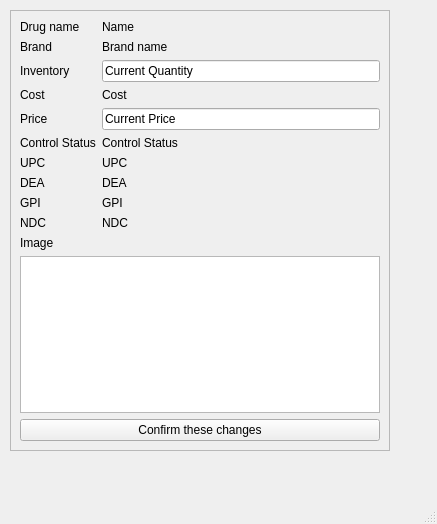
<?xml version="1.0" encoding="UTF-8"?>
<ui version="4.0">
 <class>changedrugwindow</class>
 <widget class="QMainWindow" name="changedrugwindow">
  <property name="geometry">
   <rect>
    <x>0</x>
    <y>0</y>
    <width>437</width>
    <height>524</height>
   </rect>
  </property>
  <property name="windowTitle">
   <string>MainWindow</string>
  </property>
  <widget class="QWidget" name="centralwidget">
   <widget class="QScrollArea" name="scrollArea">
    <property name="geometry">
     <rect>
      <x>10</x>
      <y>10</y>
      <width>380</width>
      <height>441</height>
     </rect>
    </property>
    <property name="widgetResizable">
     <bool>true</bool>
    </property>
    <widget class="QWidget" name="scrollAreaWidgetContents">
     <property name="geometry">
      <rect>
       <x>0</x>
       <y>0</y>
       <width>378</width>
       <height>439</height>
      </rect>
     </property>
     <layout class="QGridLayout" name="gridLayout_2">
      <item row="1" column="0">
       <widget class="QLabel" name="label_4">
        <property name="text">
         <string>Image</string>
        </property>
       </widget>
      </item>
      <item row="4" column="0">
       <widget class="QPushButton" name="pushButton">
        <property name="text">
         <string>Confirm these changes</string>
        </property>
       </widget>
      </item>
      <item row="0" column="0">
       <layout class="QGridLayout" name="gridLayout">
        <item row="0" column="0">
         <widget class="QLabel" name="label">
          <property name="text">
           <string>Drug name</string>
          </property>
         </widget>
        </item>
        <item row="4" column="1">
         <widget class="QLineEdit" name="lineEdit">
          <property name="text">
           <string>Current Price</string>
          </property>
         </widget>
        </item>
        <item row="6" column="0">
         <widget class="QLabel" name="label_7">
          <property name="text">
           <string>UPC</string>
          </property>
         </widget>
        </item>
        <item row="2" column="0">
         <widget class="QLabel" name="label_2">
          <property name="text">
           <string>Inventory</string>
          </property>
         </widget>
        </item>
        <item row="1" column="1">
         <widget class="QLabel" name="label_12">
          <property name="text">
           <string>Brand name</string>
          </property>
         </widget>
        </item>
        <item row="0" column="1">
         <widget class="QLabel" name="drugname">
          <property name="text">
           <string>Name</string>
          </property>
         </widget>
        </item>
        <item row="2" column="1">
         <widget class="QLineEdit" name="lineEdit_2">
          <property name="text">
           <string>Current Quantity</string>
          </property>
         </widget>
        </item>
        <item row="9" column="0">
         <widget class="QLabel" name="label_11">
          <property name="text">
           <string>NDC</string>
          </property>
         </widget>
        </item>
        <item row="1" column="0">
         <widget class="QLabel" name="label_6">
          <property name="text">
           <string>Brand</string>
          </property>
         </widget>
        </item>
        <item row="6" column="1">
         <widget class="QLabel" name="label_14">
          <property name="text">
           <string>UPC</string>
          </property>
         </widget>
        </item>
        <item row="8" column="0">
         <widget class="QLabel" name="label_10">
          <property name="text">
           <string>GPI</string>
          </property>
         </widget>
        </item>
        <item row="5" column="1">
         <widget class="QLabel" name="label_13">
          <property name="text">
           <string>Control Status</string>
          </property>
         </widget>
        </item>
        <item row="8" column="1">
         <widget class="QLabel" name="label_16">
          <property name="text">
           <string>GPI</string>
          </property>
         </widget>
        </item>
        <item row="5" column="0">
         <widget class="QLabel" name="label_8">
          <property name="text">
           <string>Control Status</string>
          </property>
         </widget>
        </item>
        <item row="7" column="1">
         <widget class="QLabel" name="label_15">
          <property name="text">
           <string>DEA</string>
          </property>
         </widget>
        </item>
        <item row="9" column="1">
         <widget class="QLabel" name="label_17">
          <property name="text">
           <string>NDC</string>
          </property>
         </widget>
        </item>
        <item row="7" column="0">
         <widget class="QLabel" name="label_9">
          <property name="text">
           <string>DEA</string>
          </property>
         </widget>
        </item>
        <item row="4" column="0">
         <widget class="QLabel" name="label_3">
          <property name="text">
           <string>Price</string>
          </property>
         </widget>
        </item>
        <item row="3" column="0">
         <widget class="QLabel" name="label_18">
          <property name="text">
           <string>Cost</string>
          </property>
         </widget>
        </item>
        <item row="3" column="1">
         <widget class="QLabel" name="label_19">
          <property name="text">
           <string>Cost</string>
          </property>
         </widget>
        </item>
       </layout>
      </item>
      <item row="2" column="0">
       <widget class="QGraphicsView" name="Image"/>
      </item>
     </layout>
    </widget>
   </widget>
  </widget>
  <widget class="QMenuBar" name="menubar">
   <property name="geometry">
    <rect>
     <x>0</x>
     <y>0</y>
     <width>437</width>
     <height>26</height>
    </rect>
   </property>
  </widget>
  <widget class="QStatusBar" name="statusbar"/>
 </widget>
 <resources/>
 <connections/>
</ui>
